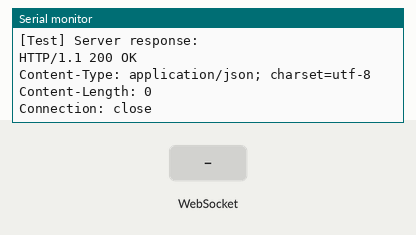
This sketch was run on a simulated ESP32-S3. Parts: the last lines printed to the serial monitor. The test bench sets the inputs (shaded band). WiFi joins after 1.5 s; servers stay silent unless stated; uploads are accepted with an empty reply.

Above: at 4.7 s.
4.8 s: WebSocket text "1" received
At 6.0 s:
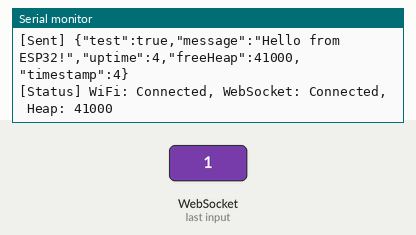
6.3 s: WebSocket text "0" received
At 6.61 s:
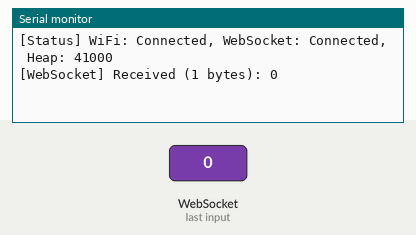
7.8 s: WebSocket text "2" received
At 8.6 s:
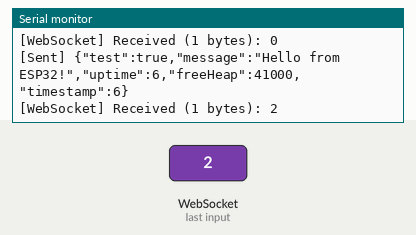

Measured:
- after the input at 4.8 s, the serial monitor: prints a new line at once (image 1)
- after the input at 6.3 s, the serial monitor: prints a new line at once (image 2)
- after the input at 7.8 s, the serial monitor: prints a new line at once (image 3)

The sketch:

WebSocketTest.ino
```cpp
/*
  ESP32-S3 WebSocket Connection Test
  Simple test to verify WiFi and WebSocket connection
*/

#include <WiFi.h>
#include <WebSocketsClient.h>
#include <ArduinoJson.h>

// WiFi and WebSocket configuration (same as ShotStopperWebSocket)
#define WIFI_SSID "Kenyon19"
#define WIFI_PASSWORD "Kenyon_1"
#define WS_SERVER_HOST "10.0.0.200"
#define WS_SERVER_PORT 3000
#define WS_SERVER_PATH "/api/websocket"
#define WS_RECONNECT_INTERVAL 5000

WebSocketsClient webSocket;
bool websocketConnected = false;
unsigned long lastDataSend = 0;

// WebSocket event handler
void webSocketEvent(WStype_t type, uint8_t * payload, size_t length) {
  switch(type) {
    case WStype_DISCONNECTED:
      Serial.println("[WebSocket] Disconnected");
      if (payload && length > 0) {
        Serial.printf("[WebSocket] Disconnect reason: %s\n", (char*)payload);
      }
      websocketConnected = false;
      break;
    case WStype_CONNECTED:
      Serial.printf("[WebSocket] Connected to: %s\n", payload);
      websocketConnected = true;
      break;
    case WStype_TEXT:
      Serial.printf("[WebSocket] Received (%d bytes): %s\n", length, payload);
      break;
    case WStype_ERROR:
      Serial.printf("[WebSocket] Error (%d bytes): ", length);
      if (payload && length > 0) {
        Serial.println((char*)payload);
      } else {
        Serial.println("Unknown error");
      }
      websocketConnected = false;
      break;
    case WStype_PING:
      Serial.println("[WebSocket] Ping received");
      break;
    case WStype_PONG:
      Serial.println("[WebSocket] Pong received");
      break;
    default:
      Serial.printf("[WebSocket] Unknown event type: %d\n", type);
      break;
  }
}

void setup() {
  Serial.begin(115200);
  delay(1000);

  Serial.println("\n========================================");
  Serial.println("ESP32-S3 WebSocket Test");
  Serial.println("========================================\n");

  // Connect to WiFi
  Serial.print("Connecting to WiFi: ");
  Serial.println(WIFI_SSID);

  WiFi.mode(WIFI_STA);
  WiFi.begin(WIFI_SSID, WIFI_PASSWORD);

  int attempts = 0;
  while (WiFi.status() != WL_CONNECTED && attempts < 20) {
    delay(500);
    Serial.print(".");
    attempts++;
  }

  if (WiFi.status() == WL_CONNECTED) {
    Serial.println("");
    Serial.println("WiFi connected!");
    Serial.print("IP address: ");
    Serial.println(WiFi.localIP());

    // Initialize WebSocket
    Serial.print("Connecting to WebSocket: ws://");
    Serial.print(WS_SERVER_HOST);
    Serial.print(":");
    Serial.print(WS_SERVER_PORT);
    Serial.println(WS_SERVER_PATH);

    // Wait a moment for WiFi to stabilize
    delay(1000);

    Serial.println("\n[WebSocket] Initializing WebSocket client...");

    // Configure WebSocket BEFORE begin()
    webSocket.onEvent(webSocketEvent);
    webSocket.setReconnectInterval(WS_RECONNECT_INTERVAL);

    // Disable heartbeat initially to see if it's causing issues
    // webSocket.enableHeartbeat(15000, 3000, 2); // Disabled for debugging

    // Additional options for compatibility
    // Try without protocol specification first (defaults to ws://)

    // Now begin the connection
    Serial.println("[WebSocket] Starting connection...");
    Serial.printf("[WebSocket] Host: %s, Port: %d, Path: %s\n",
      WS_SERVER_HOST, WS_SERVER_PORT, WS_SERVER_PATH);

    webSocket.begin(WS_SERVER_HOST, WS_SERVER_PORT, WS_SERVER_PATH);

    Serial.println("[WebSocket] Configuration complete - connection will be established by loop()");

  } else {
    Serial.println("");
    Serial.println("WiFi connection failed!");
  }
}

void loop() {
  // Handle WebSocket connection (must be called regularly)
  webSocket.loop();

  // Debug: Print connection status periodically
  static unsigned long lastStatusPrint = 0;
  if (millis() - lastStatusPrint > 5000) {
    lastStatusPrint = millis();
    Serial.printf("[Status] WiFi: %s, WebSocket: %s, Heap: %d\n",
      WiFi.status() == WL_CONNECTED ? "Connected" : "Disconnected",
      websocketConnected ? "Connected" : "Disconnected",
      ESP.getFreeHeap());
  }

  // Test HTTP connectivity first (one-time check)
  static bool httpTested = false;
  if (WiFi.status() == WL_CONNECTED && !httpTested && millis() > 3000) {
    httpTested = true;
    Serial.println("\n========================================");
    Serial.println("[Test] Testing HTTP connectivity to server...");
    Serial.println("========================================");

    WiFiClient client;
    if (client.connect(WS_SERVER_HOST, WS_SERVER_PORT)) {
      Serial.println("[Test] HTTP connection successful!");
      client.print("GET /test HTTP/1.1\r\n");
      client.print("Host: ");
      client.print(WS_SERVER_HOST);
      client.print(":");
      client.print(WS_SERVER_PORT);
      client.print("\r\n\r\n");

      unsigned long timeout = millis();
      while (client.available() == 0) {
        if (millis() - timeout > 5000) {
          Serial.println("[Test] HTTP request timeout!");
          client.stop();
          break;
        }
      }

      if (client.available()) {
        Serial.println("[Test] Server response:");
        while (client.available()) {
          Serial.write(client.read());
        }
      }
      client.stop();
    } else {
      Serial.println("[Test] HTTP connection FAILED!");
      Serial.printf("[Test] Could not reach %s:%d\n", WS_SERVER_HOST, WS_SERVER_PORT);
    }
    Serial.println("");
  }

  // Send test data every 2 seconds if connected
  if (websocketConnected && (millis() - lastDataSend >= 2000)) {
    lastDataSend = millis();

    // Create test JSON data
    StaticJsonDocument<256> doc;
    doc["test"] = true;
    doc["message"] = "Hello from ESP32!";
    doc["uptime"] = millis() / 1000;
    doc["freeHeap"] = ESP.getFreeHeap();
    doc["timestamp"] = millis() / 1000;

    String jsonString;
    serializeJson(doc, jsonString);

    webSocket.sendTXT(jsonString);
    Serial.printf("[Sent] %s\n", jsonString.c_str());
  }

  // Reconnect WiFi if disconnected
  if (WiFi.status() != WL_CONNECTED && !websocketConnected) {
    static unsigned long lastReconnectAttempt = 0;
    if (millis() - lastReconnectAttempt > 10000) {
      lastReconnectAttempt = millis();
      Serial.println("WiFi disconnected, attempting reconnect...");
      WiFi.begin(WIFI_SSID, WIFI_PASSWORD);
      httpTested = false; // Reset HTTP test
    }
  }

  delay(10);
}
```
